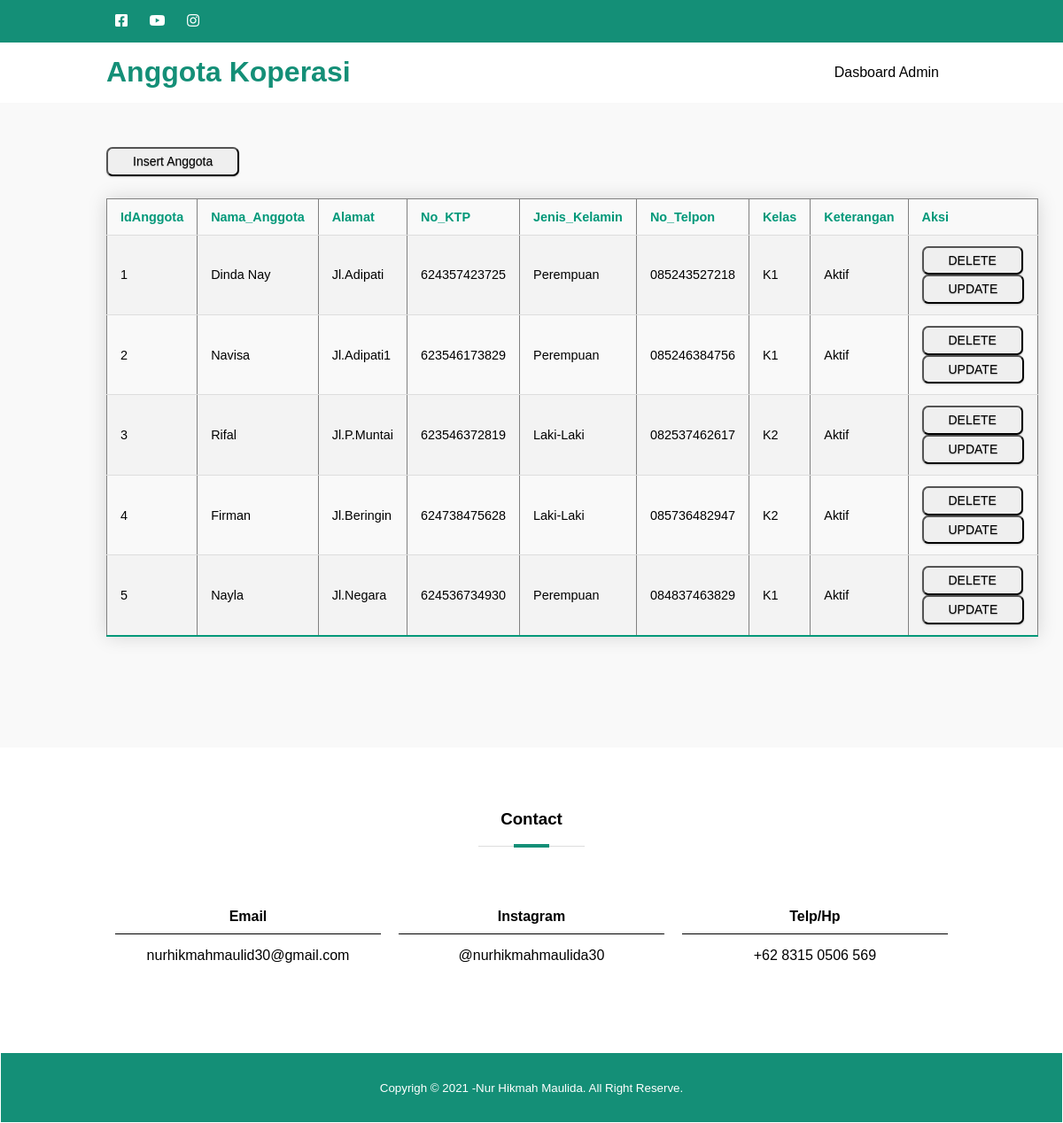
The page /Admin/Anggota.php on the database its author committed.
### tables this page shows
CREATE TABLE `anggota` (
  `IdAnggota` int(11) NOT NULL,
  `Nama_Anggota` varchar(20) DEFAULT NULL,
  `Alamat` varchar(20) DEFAULT NULL,
  `No_KTP` varchar(16) DEFAULT NULL,
  `Jenis_Kelamin` varchar(20) DEFAULT NULL,
  `No_Telpon` varchar(12) DEFAULT NULL,
  `Kelas` varchar(20) NOT NULL,
  `Keterangan` varchar(100) DEFAULT NULL
);

### server.php (called while the page is built, shortened)
<?php
$servername = "localhost";
$database = "sistem_koperasi";
$username = "root";
$password = "";
$conn = mysqli_connect($servername, $username, $password, $database);
function show($query){
    global $conn;
    $result = mysqli_query($conn, $query);
    $rows = [];
    while( $row = mysqli_fetch_assoc($result) ){
        $rows[] = $row;
    }
    return $rows;
}

### Admin/Anggota.php (the view, shortened to what this page needs)
<?php
require("../server.php");
$data = show("SELECT * FROM anggota");
?>
<!DOCTYPE html>
<html lang="en">
<head>
    <link rel="stylesheet" type="text/css" href="../css/style.css">
    <link rel="stylesheet" href="https://cdnjs.cloudflare.com/ajax/libs/font-awesome/5.15.3/css/all.min.css">
</head>
<body>
    <div class="medsos">
        <div class="container">
            <ul>
                <li><a href=""><i class="fab fa-facebook-square"></i></a> </li>
                <li><a href=""><i class="fab fa-youtube"></i></a> </li>
                <li><a href=""><i class="fab fa-instagram"></i></a> </li>
            </ul>
        </div>
    </div>
    <header>
        <div class="container">
            <h1><a href="../Index.html">Anggota Koperasi</a> </h1>
            <ul>
                <li><a href="../Home_Admin.php">Dasboard Admin</a> </li>
            </ul>
        </div>
    </header>
    <section id="Visi">
        <div class="container">
            <form action="insert_Anggota.php">
        <button class="button">Insert Anggota</button>
    </form>
    <table class="styled-table" border="1">
        <tr class="active-row">
            <td>IdAnggota</td>
            <td>Nama_Anggota</td>
            <td>Alamat</td>
            <td>No_KTP</td>
            <td>Jenis_Kelamin</td>
            <td>No_Telpon</td>
            <td>Kelas</td>
            <td>Keterangan</td>
            <td>Aksi</td>
        </tr>
        <?php
        foreach ($data as $d) {
        ?>
            <tr >
                <td><?php echo $d["IdAnggota"]; ?></td>
                <td><?php echo $d["Nama_Anggota"]; ?></td>
                <td><?php echo $d["Alamat"]; ?></td>
                <td><?php echo $d["No_KTP"]; ?></td>
                <td><?php echo $d["Jenis_Kelamin"]; ?></td>
                <td><?php echo $d["No_Telpon"]; ?></td>
                <td><?php echo $d["Kelas"]; ?></td>
                <td><?php echo $d["Keterangan"]; ?></td>
                <td>
                    <form action="" method="GET">
                        <button class="button" type="submit" name="delete_Anggota" value=<?php echo $d["IdAnggota"]; ?>>DELETE</button>
                    </form>
                    <form action="update_Anggota.php" method="GET">
                        <button class="button" type="submit" name="update" value=<?php echo $d["IdAnggota"]; ?>>UPDATE</button>
                    </form>
                </td>
            </tr>
        <?php
        }
        ?>
    </table>
            </div>
    </section>
    <section id="contact">
        <div class="container">
            <h3>Contact</h3>
                <div class="col-1">
                    <h4>Email</h4>
                    <p>nurhikmahmaulid30@gmail.com</p>
                </div>
                <div class="col-1">
                    <h4>Instagram</h4>
                    <p>@nurhikmahmaulida30</p>
                </div>
                <div class="col-1">
                    <h4>Telp/Hp</h4>
                    <p>+62 8315 0506 569</p>
               </div>
        </div>
    </section>
  <footer>
    <div class="container">
        <small>Copyrigh &copy; 2021 -Nur Hikmah Maulida. All Right Reserve.</small>
    </div>
  </footer>
</body>
</html>

### css/style.css (style rules this page uses)
* { padding : 0; margin : 0; font-family: sans-serif; }
a { color: inherit; text-decoration : none; }
.medsos { padding : 5px 0; background-color : #148F77; }
.medsos ul li { display : inline-block; color : #fff; margin : 10px; }
.container { width :80%; margin : 0 auto; }
.container:after { content:''; display: block; clear: both; }
header h1 { float : left; padding : 15px 0; color : #148F77; }
header ul { float : right; }
header ul li { display: inline-block; }
header ul li a { padding:25px 20px; display: inline-block; }
section { padding: 50px 0; }
section h3 { text-align: center; padding-bottom: 20px; margin: 20px; position: relative; }
section h3::before { content:''; display: block; position: absolute; bottom: 0; width: 120px; height: 1px; background-color: #ddd; left: calc(50% - 60px); }
section h3::after { content:''; display: block; position: absolute; bottom: -1px; width: 40px; height: 4px; background-color: #148F77; left: calc(50% - 20px); }
#Visi { padding-bottom: 100px; background-color: #f9f9f9; }
.col-1 { width:33.33%; box-sizing: border-box; float: left; text-align: center; padding: 50px 10px; }
.col-1 h4 { padding-bottom: 10px; border-bottom: 1px solid; margin-bottom: 15px; }
footer { border: 1px solid; padding:30px 0; background-color: #148F77; color: #fff; text-align: center; }
.styled-table { border-collapse: collapse; margin: 25px 0; font-size: 0.9em; font-family: sans-serif; min-width: 100%; box-shadow: 0 0 20px rgba(0, 0, 0, 0.15); }
.styled-table th, .styled-table td { padding: 12px 15px; }
.styled-table tbody tr { border-bottom: 1px solid #dddddd; }
.styled-table tbody tr:nth-of-type(even) { background-color: #f3f3f3; }
.styled-table tbody tr:last-of-type { border-bottom: 2px solid #009879; }
.styled-table tbody tr.active-row { font-weight: bold; color: #009879; }
.button { display: inline-block; outline: none; cursor: pointer; text-align: center; text-decoration: none; font: 14px/100% Arial, Helvetica, sans-serif; padding: .5em 2em .55em; text-shadow: 0 1px 1px rgba(0,0,0,.3); -webkit-border-radius: .5em; -moz-border-radius: .5em; border-radius: .5em; -webkit-box-shadow: 0 1px 2px rgba(0,0,0,.2); -moz-box-shadow: 0 1px 2px rgba(0,0,0,.2); box-shadow: 0 1px 2px rgba(0,0,0,.2); }

### rows shown on the page
anggota: IdAnggota "1", Nama_Anggota "Dinda Nay", Alamat "Jl.Adipati", No_KTP "624357423725", Jenis_Kelamin "Perempuan", No_Telpon "085243527218", Kelas "K1", Keterangan "Aktif"
anggota: IdAnggota "2", Nama_Anggota "Navisa", Alamat "Jl.Adipati1", No_KTP "623546173829", Jenis_Kelamin "Perempuan", No_Telpon "085246384756", Kelas "K1", Keterangan "Aktif"
anggota: IdAnggota "3", Nama_Anggota "Rifal", Alamat "Jl.P.Muntai", No_KTP "623546372819", Jenis_Kelamin "Laki-Laki", No_Telpon "082537462617", Kelas "K2", Keterangan "Aktif"
anggota: IdAnggota "4", Nama_Anggota "Firman", Alamat "Jl.Beringin", No_KTP "624738475628", Jenis_Kelamin "Laki-Laki", No_Telpon "085736482947", Kelas "K2", Keterangan "Aktif"
anggota: IdAnggota "5", Nama_Anggota "Nayla", Alamat "Jl.Negara", No_KTP "624536734930", Jenis_Kelamin "Perempuan", No_Telpon "084837463829", Kelas "K1", Keterangan "Aktif"
